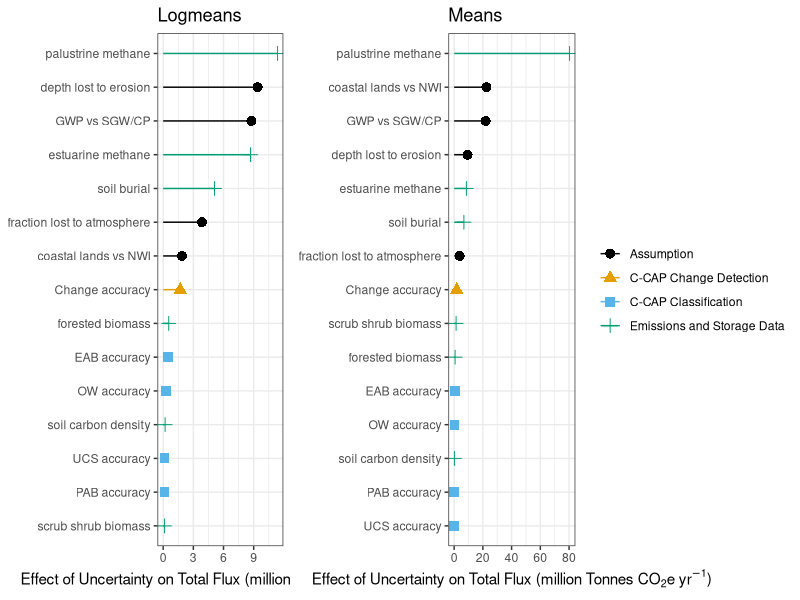

Source code (R):
library(tidyverse)
library(gridExtra)

# The palette with grey:
cbPalette <- c("#999999", "#E69F00", "#56B4E9", "#009E73", "#F0E442", "#0072B2", "#D55E00", "#CC79A7")

# The palette with black:
cbbPalette <- c("#000000", "#E69F00", "#56B4E9", "#009E73", "#F0E442", "#0072B2", "#D55E00", "#CC79A7")

sensitivityAnalysisDF_regional <- read_csv("data/outputTables/sensitivityAnalysisResults/regional/sensitivityAnalysisResults.csv")
sensitivityAnalysisDF_regional <- mutate(sensitivityAnalysisDF_regional, effectMillionTonnesCO2PerYear = effectMillionTonnesCO2/5)
sensitivityAnalysisDF_regional_top15 <- sensitivityAnalysisDF_regional[1:15,]
sensitivityAnalysisDF_regional_top15 <- sensitivityAnalysisDF_regional_top15 %>%
  mutate(rank = rev(1:nrow(sensitivityAnalysisDF_regional_top15)))


sensitivityAnalysisDF_national <- read_csv("data/outputTables/sensitivityAnalysisResults/national/sensitivityAnalysisResults.csv")
sensitivityAnalysisDF_national <- mutate(sensitivityAnalysisDF_national, effectMillionTonnesCO2PerYear = effectMillionTonnesCO2/5)
sensitivityAnalysisDF_national_top15 <- sensitivityAnalysisDF_national[1:15,]
sensitivityAnalysisDF_national_top15 <- sensitivityAnalysisDF_national_top15 %>%
  mutate(rank = rev(1:nrow(sensitivityAnalysisDF_national_top15)))

sensitivityAnalysisPlot_top15_regional <- ggplot(sensitivityAnalysisDF_regional_top15, aes(x=rank, y=effectMillionTonnesCO2PerYear)) +
  geom_point(stat="identity", size=3, aes(color = type, pch = type)) + 
  geom_segment(aes(y=effectMillionTonnesCO2PerYear, 
                   yend=0, 
                   x=rank, 
                   xend=rank, color=type)) + 
  xlab(NULL) +
  ylab(expression(paste("Effect of Uncertainty on Total Flux (million Tonnes CO"[2], "e yr"^-1, ")", sep=""))) +
  scale_x_discrete(limits = rev(sensitivityAnalysisDF_regional_top15$parameter)) +
  coord_flip() +
  theme_bw() +
  scale_colour_manual(values=cbbPalette) +
  theme(legend.title=element_blank())

sensitivityAnalysisPlot_top15_regional_noLab <- sensitivityAnalysisPlot_top15_regional +
  guides(color=FALSE,
         pch = FALSE) +
  ggtitle("Logmeans")

sensitivityAnalysisPlot_top15_national <- ggplot(sensitivityAnalysisDF_national_top15, aes(x=rank, y=effectMillionTonnesCO2PerYear)) +
  geom_point(stat="identity", size=3, aes(color = type, pch = type)) + 
  geom_segment(aes(y=effectMillionTonnesCO2PerYear, 
                   yend=0, 
                   x=rank, 
                   xend=rank, color=type)) + 
  xlab(NULL) +
  ylab(expression(paste("Effect of Uncertainty on Total Flux (million Tonnes CO"[2], "e yr"^-1, ")", sep=""))) +
  scale_x_discrete(limits = rev(sensitivityAnalysisDF_national_top15$parameter)) +
  coord_flip() +
  theme_bw() +
  scale_colour_manual(values=cbbPalette) +
  theme(legend.title=element_blank()) +
  ggtitle("Means")

compare_plots <- grid.arrange(sensitivityAnalysisPlot_top15_regional_noLab,
                              sensitivityAnalysisPlot_top15_national,
                              ncol = 2,
                              widths = c(1,1.75))

compare_plots

sensitivityAnalysisDF_national_top15_combine <- mutate(sensitivityAnalysisDF_national_top15,
                                                       scaleOfAnalysis = "A Mean")
sensitivityAnalysisDF_regional_top15_combine <- mutate(sensitivityAnalysisDF_regional_top15,
                                                       scaleOfAnalysis = "B Logmean")
sensitivityAnalysisDF_regional_top15_combo <- rbind(sensitivityAnalysisDF_national_top15_combine,
                                                    sensitivityAnalysisDF_regional_top15_combine)

sensitivityAnalysisPlot_top15_combo <- ggplot(sensitivityAnalysisDF_regional_top15_combo, aes(x=rank, y=effectMillionTonnesCO2PerYear)) +
  geom_point(stat="identity", size=3, aes(color = type, pch = type)) + 
  facet_wrap(~scaleOfAnalysis) +
  geom_segment(aes(y=effectMillionTonnesCO2PerYear, 
                   yend=0, 
                   x=rank, 
                   xend=rank, color=type)) +
  xlab(NULL) +
  ylab(expression(paste("Effect of Uncertainty on Total Flux (million Tonnes CO"[2], "e yr"^-1, ")", sep=""))) +
  scale_x_discrete(limits = rev(sensitivityAnalysisDF_regional_top15_combo$rank)) +
  geom_text(aes(label=sensitivityAnalysisDF_regional_top15_combo$parameter), nudge_x=.2, nudge_y = c(-55, rep(2.5,29)), 
            vjust = 0, hjust=0) +
  coord_flip() +
  theme_bw() +
  scale_colour_manual(values=cbbPalette) +
  theme(legend.title=element_blank())
